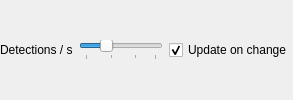
        <widget class="QWidget" name="widget_detectionCadence" native="true">
         <layout class="QHBoxLayout" name="horizontalLayout_9">
          <property name="leftMargin">
           <number>0</number>
          </property>
          <property name="topMargin">
           <number>0</number>
          </property>
          <property name="rightMargin">
           <number>0</number>
          </property>
          <property name="bottomMargin">
           <number>0</number>
          </property>
          <item>
           <widget class="QLabel" name="label_detectionCadence">
            <property name="text">
             <string>Detections / s</string>
            </property>
           </widget>
          </item>
          <item>
           <widget class="QSlider" name="horizontalSlider_detectionCadence">
            <property name="minimum">
             <number>1</number>
            </property>
            <property name="maximum">
             <number>15</number>
            </property>
            <property name="pageStep">
             <number>5</number>
            </property>
            <property name="value">
             <number>5</number>
            </property>
            <property name="orientation">
             <enum>Qt::Horizontal</enum>
            </property>
            <property name="invertedAppearance">
             <bool>false</bool>
            </property>
            <property name="invertedControls">
             <bool>false</bool>
            </property>
            <property name="tickPosition">
             <enum>QSlider::TicksBelow</enum>
            </property>
            <property name="tickInterval">
             <number>5</number>
            </property>
           </widget>
          </item>
          <item>
           <widget class="QCheckBox" name="checkBox_updateOnchange">
            <property name="toolTip">
             <string>Only send an update if the field value has changed</string>
            </property>
            <property name="text">
             <string>Update on change</string>
            </property>
            <property name="checked">
             <bool>true</bool>
            </property>
           </widget>
          </item>
         </layout>
        </widget>
